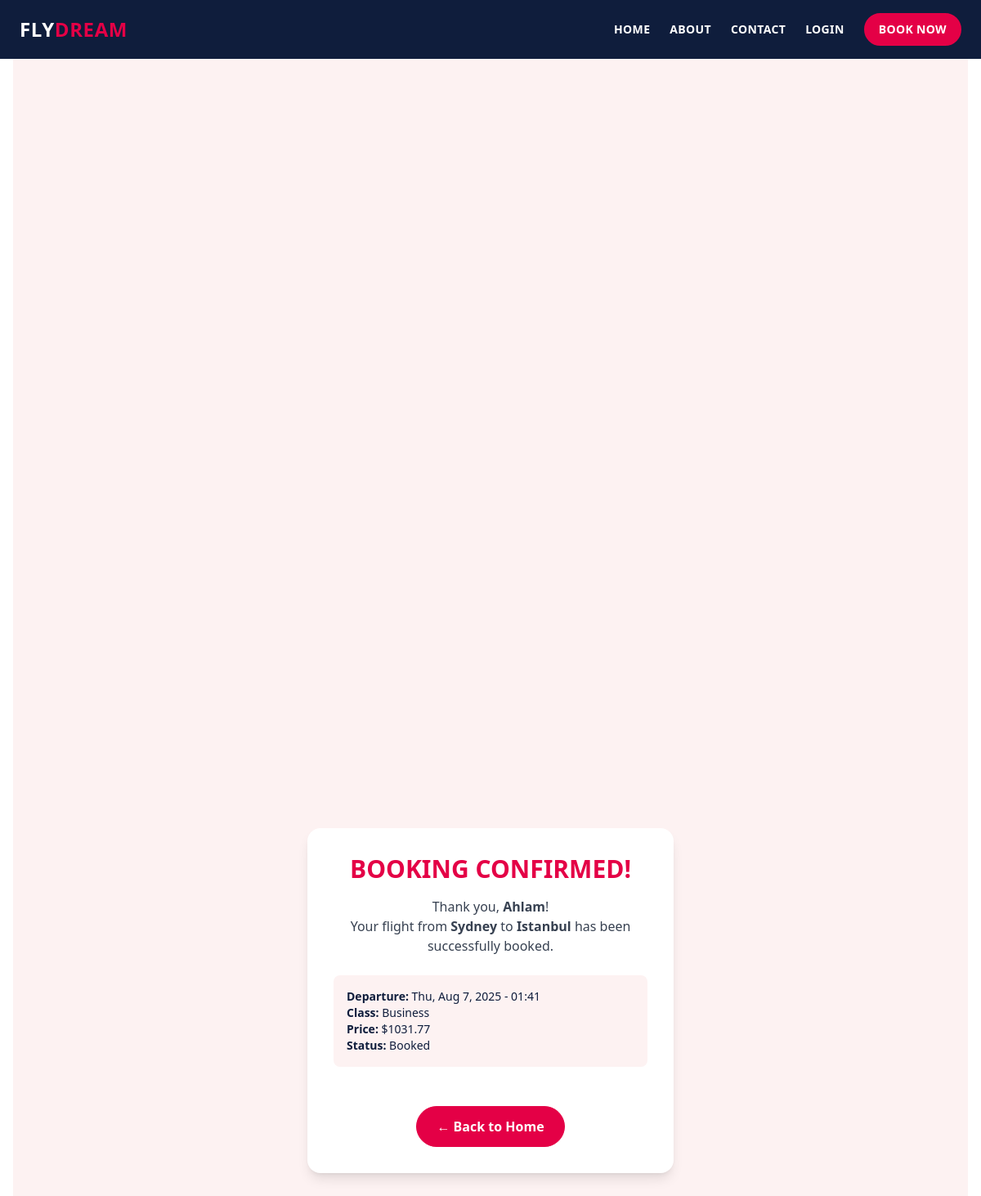
The app's page /booking/success/8/ with its own data.
### Flights/models.py (models this page shows, shortened)
class GuestBooking(models.Model):
    user = models.ForeignKey(User, on_delete=models.SET_NULL, null=True, blank=True, related_name="bookings")
    first_name = models.CharField(max_length=64)
    last_name = models.CharField(max_length =64)
    email =models.EmailField()
    flight = models.ForeignKey(Flight, on_delete=models.CASCADE, related_name = "booking_flight")
    booking_date = models.DateTimeField()
    status_choices = (
        ('booked', 'Booked'),
        ('cancelled', 'Cancelled'),
        ('checked_in', 'Checked_In')
    )
    status = models.CharField(max_length= 20, choices = status_choices, default='booked')

class Flight(models.Model):
    flight_number = models.CharField(max_length=20)
    airline = models.CharField(max_length=64)
    origin = models.ForeignKey(Airport, on_delete=models.CASCADE, related_name="departures")
    destination = models.ForeignKey(Airport, on_delete=models.CASCADE, related_name="arrivals")
    departure_time = models.DateTimeField()
    arrival_time = models.DateTimeField()
    price = models.DecimalField(max_digits=10, decimal_places=2)
    flight_class = (
        ('economy', 'Economy'),
        ('business', 'Business'),
        ('first', 'First')
    )
    travel_class = models.CharField(max_length=20, choices = flight_class, default = 'economy')

class Airport(models.Model):
    name = models.CharField(max_length=64)
    code = models.CharField(max_length=3, unique=True)
    city = models.CharField(max_length=64)
    country =models.CharField(max_length=64)

### Flights/views.py (the view)
# urls.py: path('booking/success/<int:booking_id>/', views.booking_success, name='booking_success'),
def booking_success(request, booking_id):
    booking = get_object_or_404(GuestBooking, id=booking_id)
    return render(request, "flights/booking_success.html", {"booking": booking})

### Flights/templates/flights/booking_success.html (shortened to what this page needs)
{% extends 'flights/layout.html' %}
{% block content %}
<section class="min-h-screen flex items-center justify-center bg-[#FDF2F2] px-4 py-12">
  <div class="bg-white shadow-lg rounded-2xl max-w-md w-full p-8 text-center">
    <h1 class="text-3xl font-bold text-[#E40046] mb-4 uppercase">Booking Confirmed!</h1>
    <p class="text-gray-700 mb-6">
      Thank you, <span class="font-semibold">{{ booking.first_name }}</span>!<br>
      Your flight from <strong>{{ booking.flight.origin.city }}</strong> to
      <strong>{{ booking.flight.destination.city }}</strong> has been successfully booked.
    </p>
    <div class="bg-[#FDF2F2] rounded-lg p-4 text-sm text-left text-[#0F1D3C] mb-6">
      <p><strong>Departure:</strong> {{ booking.flight.departure_time|date:"D, M j, Y - H:i" }}</p>
      <p><strong>Class:</strong> {{ booking.flight.get_travel_class_display }}</p>
      <p><strong>Price:</strong> ${{ booking.flight.price }}</p>
      <p><strong>Status:</strong> {{ booking.status|title }}</p>
    </div>
    <br>
    <a href="{% url 'index' %}" class="inline-block bg-[#E40046] text-white font-semibold px-6 py-3 rounded-full border border-[#E40046] hover:bg-white hover:text-[#E40046] transition">
      ← Back to Home
    </a>
  </div>
</section>
{% endblock %}

### records on screen
GuestBooking: first_name "Ahlam", flight.origin.city "Sydney", flight.destination.city "Istanbul", flight.departure_time "Thu, Aug 7, 2025 - 01:41", flight.travel_class "Business", flight.price "1031.77", status "Booked"
